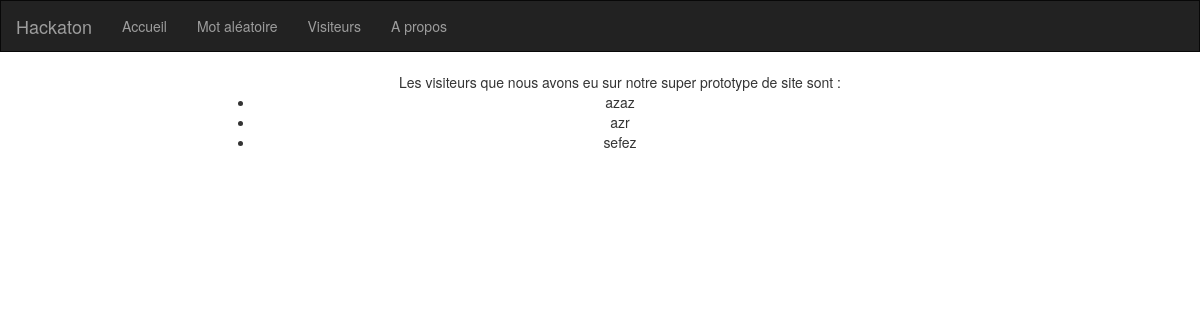
The app's page /visitors, older data.
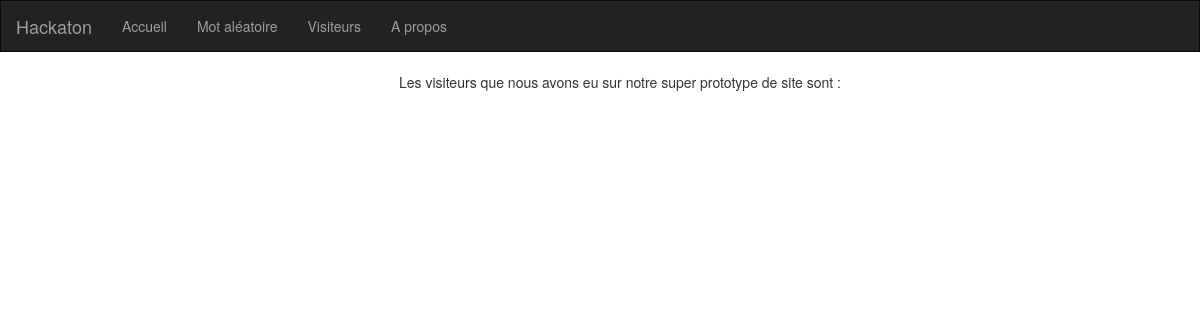
The same page, newer data.
### bdd/models.py (models this page shows)
class Visitor (db.Model):
    tablename = "visitor"
    id = db.Column(db.Integer, primary_key=True)
    name = db.Column(db.Text)

### app.py (the view)
@app.route('/visitors')
def visitors_list():
    return flask.render_template("visitors_list.html.jinja2", visitors=findAllVisitor())

### bdd/dbMethods.py (called while the page is built)
def findAllVisitor ():
    return Visitor.query.all()

### templates/visitors_list.html.jinja2 (shortened to what this page needs)
{% extends "general.html.jinja2" %}
{% block body %}
  <ul>Les visiteurs que nous avons eu sur notre super prototype de site sont :
    {% for visitor in visitors %}
    <li>{{visitor.name}}</li>
    {% endfor %}
  </ul>
{% endblock %}

### templates/general.html.jinja2 (shortened to what this page needs)
<!doctype html>
<html>
    <head lang="fr">
       <link rel="stylesheet" href="https://maxcdn.bootstrapcdn.com/bootstrap/3.4.1/css/bootstrap.min.css">
        <link rel="stylesheet" href="../static/css/style.css">
    </head>
    <body>
    <nav class="navbar navbar-inverse">
        <div class="container-fluid">
            <div class="navbar-header">
                <a class="navbar-brand" href="/">Hackaton</a>
            </div>
            <ul class="nav navbar-nav">
                <li>
                    <a href="/">Accueil</a>
                </li>
                <li>
                    <a href="/word">Mot aléatoire</a>
                </li>
                <li>
                    <a href="/visitors">Visiteurs</a>
                </li>
                <li>
                    <a href="/about">A propos</a>
                </li>
            </ul>
        </div>
    </nav>
    <br>
    <div class="container-fluid">
        <div class="row content">
            <div class="col-sm-offset-2 col-sm-8 text-center">
                {% block body %}
                {% endblock %}
            </div>
        </div>
    </div>
    </body>
</html>

### static/css/style.css (style rules this page uses)
.navbar { margin-bottom: 0; border-radius: 0; }

Row changes from the older to the newer data that the page shows:
removed Visitor: name "azaz"
removed Visitor: name "azr"
removed Visitor: name "sefez"
